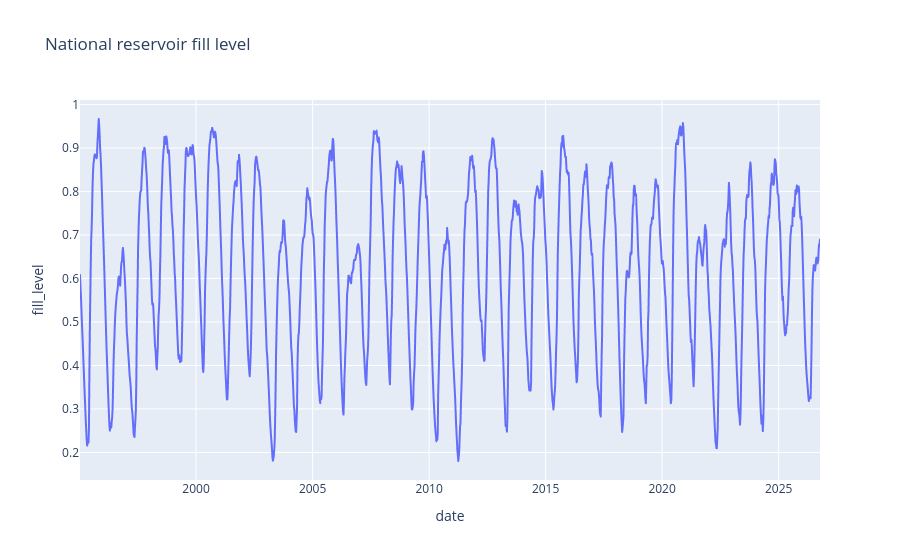

Notebook code cell kept with this figure:
### Code cell
#national total over date,  same as national() in part 1
series = df[df["area_type"] == "NO"]
series = series.set_index("date")
series = series[["fill_level", "capacity_TWh", "fill_TWh", "fill_level_prev_week", "fill_level_change"]]
series.head()
#makeplot
fig = px.line(series, y="fill_level", title="National reservoir fill level")
fig.show()

### Figure 1 — Plotly figure (JSON) as saved in the notebook; plotly's stock layout.template omitted (floating-point values rounded to 4 significant figures; data arrays with more than 128 entries replaced by an {"elided": "..."} marker saying what was removed)
{"data": [{"hovertemplate": "date=%{x}<br>fill_level=%{y}<extra></extra>", "legendgroup": "", "line": {"color": "#636efa", "dash": "solid"}, "marker": {"symbol": "circle"}, "mode": "lines", "name": "", "showlegend": false, "type": "scattergl", "x": {"elided": "1658 str values"}, "xaxis": "x", "y": {"elided": "1658 float values"}, "yaxis": "y"}], "layout": {"legend": {"tracegroupgap": 0}, "title": {"text": "National reservoir fill level"}, "xaxis": {"anchor": "y", "domain": [0, 1], "title": {"text": "date"}}, "yaxis": {"anchor": "x", "domain": [0, 1], "title": {"text": "fill_level"}}}}
